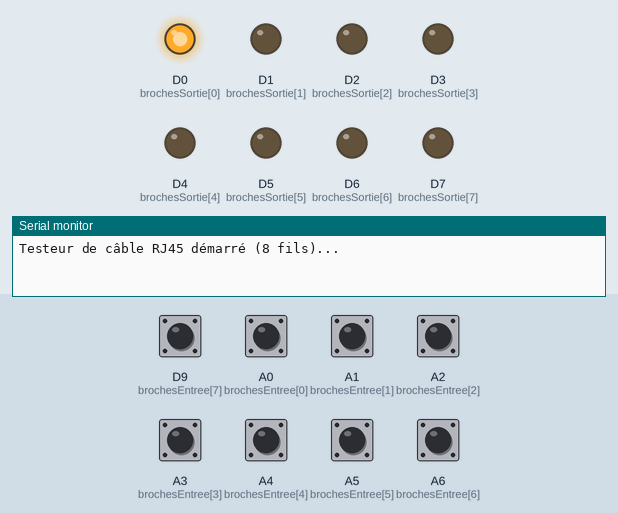
This program was run on a simulated Arduino MKR. Parts: output pins drawn as LEDs (lit = HIGH), the last lines printed to the serial monitor. The test bench sets the inputs (shaded band); at power-on: A0 (brochesEntree[0]), A1 (brochesEntree[1]), A2 (brochesEntree[2]), A3 (brochesEntree[3]), A4 (brochesEntree[4]), A5 (brochesEntree[5]), A6 (brochesEntree[6]), D9 (brochesEntree[7]) HIGH.

Above: at 0.05 s.
At 0.65 s:
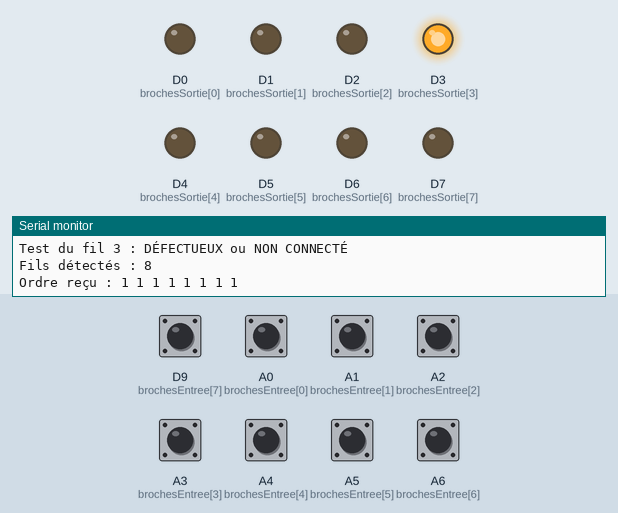
At 1.25 s:
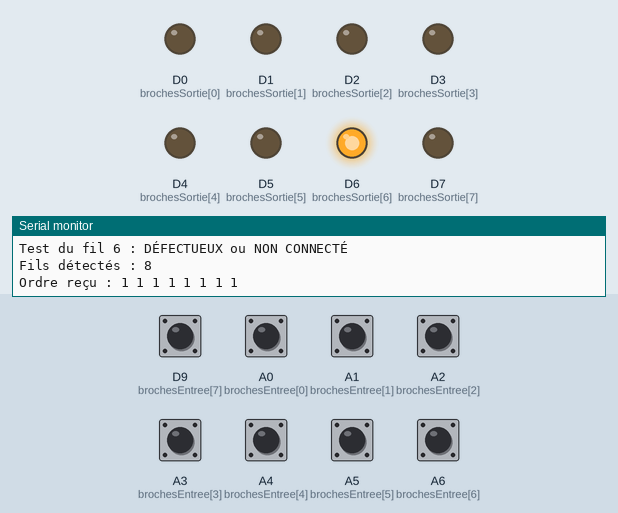
At 2.5 s:
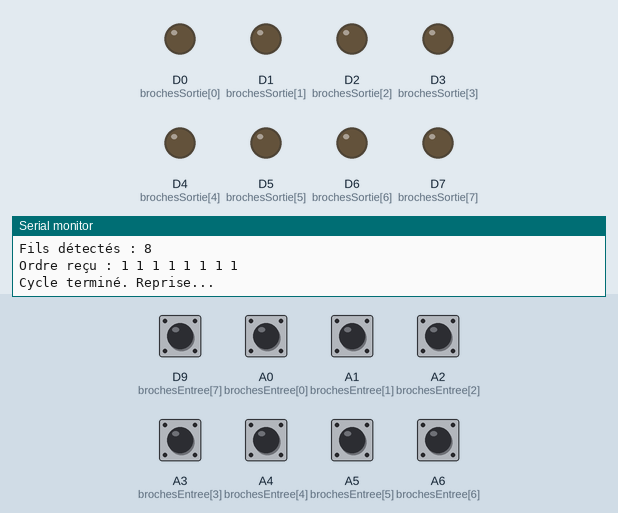
At 5.06 s:
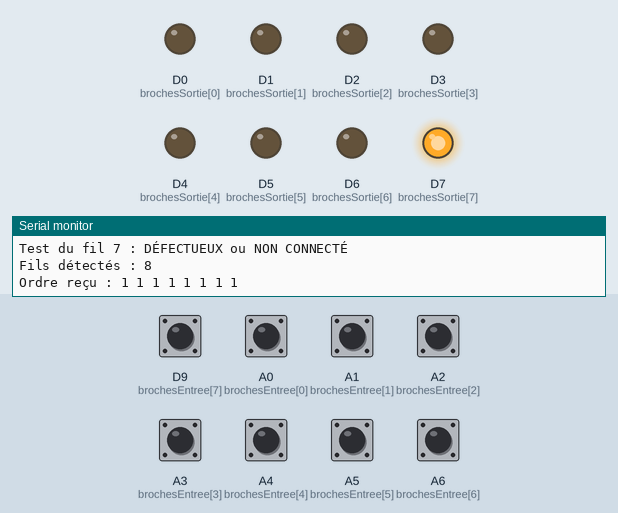
At 8.06 s:
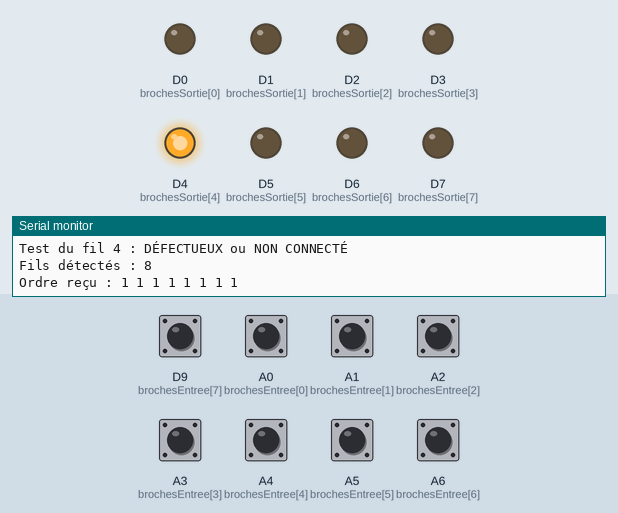
Timing chart, 0 to 8.4 s (numbered marks = the images above):
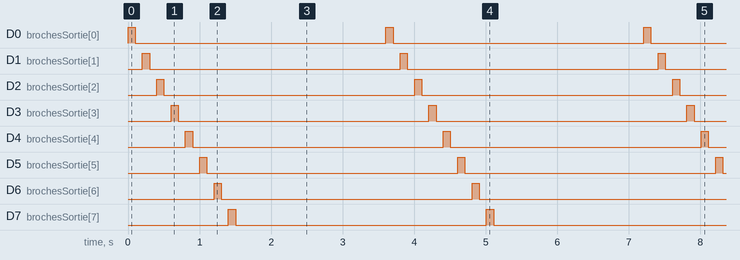

Measured:
- by itself, D0 (brochesSortie[0]), D1 (brochesSortie[1]), D2 (brochesSortie[2]), D3 (brochesSortie[3]), D4 (brochesSortie[4]), D5 (brochesSortie[5]), D6 (brochesSortie[6]), D7 (brochesSortie[7]): alternates HIGH for 0.10 s and LOW for 3.5 s
- by itself, everything shown: repeats every 3.6 s, in 9 steps

The program:

main.cpp
```cpp
/*
Titre:Titre du programme
Auteur:Alseny Bah
Date:04/03/2025
Description:Une description du programme
Version:0.0.1 */


// #include <Arduino.h>
//  // Broches de sortie pour l'émetteur
// int outputPins[] = {0, 1, 2, 3, 4, 5, 6, 7}; // D0 à D7

// void setup() {
//   Serial.begin(9600);
//   while (!Serial); // Attend que le moniteur série soit prêt
//   // Configure les broches comme sorties
//   for (int i = 0; i < 8; i++) {
//     pinMode(outputPins[i], OUTPUT);
//     digitalWrite(outputPins[i], LOW); // Initialise à LOW
//   }
//   Serial.println("Émetteur prêt. Début des tests...");
// }

// void loop() {
//   // Teste chaque fil en envoyant HIGH
//   for (int i = 0; i < 8; i++) {
//     digitalWrite(outputPins[i], HIGH);
//     Serial.print("Envoi HIGH sur fil ");
//     Serial.println(i + 1);
//     delay(1000); // Attend 1 seconde
//     digitalWrite(outputPins[i], LOW);
//     delay(500); // Pause entre les tests
//   }
//   Serial.println("Cycle terminé. Reprise...");
//   delay(2000); // Pause avant de recommencer
// }


//--------------------------------------------------------------------------------------------------------

// Ici vous avez le second code du microcontroleur MKR 1010 recepteur veuillez le commenté ou le décomenté pour seulement exécuté soit le code de l'émetteur ou du recepteur sur le bon microntroleur

// #include <Arduino.h>

// // Broches utilisées pour le récepteur

// int broches[] = {0, 1, 2, 3, 4, 5, 6, 7}; // D0 à D7 pour les 8 fils du RJ45
// int ordreRecu[8]; // Stocke l'ordre reçu

// void setup() {
//   Serial.begin(9600);
//   while (!Serial); // Attend que le moniteur série soit prêt

//   // Configure toutes les broches comme entrées avec pull-up
//   for (int i = 0; i < 8; i++) {
//     pinMode(broches[i], INPUT_PULLUP);
//   }

//   Serial.println("Mode Récepteur activé. En attente de signaux...");
// }

// void loop() {
//   bool signalDetecte = false;

//   // Vérifie chaque broche pour détecter un signal
//   for (int i = 0; i < 8; i++) {
//     if (digitalRead(broches[i]) == HIGH) {
//       ordreRecu[i] = 1;
//       signalDetecte = true;
//       Serial.print("Signal détecté sur broche ");
//       Serial.println(i + 1);
//       while (digitalRead(broches[i]) == HIGH); // Attend que le signal redescende
//     } else {
//       ordreRecu[i] = 0;
//     }
//   }

//   // Analyse les résultats si un signal a été détecté
//   if (signalDetecte) {
//     analyserCable();
//     delay(1000); // Pause avant le prochain cycle
//   }
// }

// void analyserCable() {
//   // Ordre attendu pour câble droit (T568B)
//   int ordreDroit[8] = {1, 2, 3, 4, 5, 6, 7, 8};
//   // Ordre attendu pour câble croisé (T568B vers T568A)
//   int ordreCroise[8] = {3, 6, 1, 4, 5, 2, 7, 8};

//   bool estDroit = true;
//   bool estCroise = true;
//   int filsDetectes = 0;

//   // Compte les fils détectés
//   for (int i = 0; i < 8; i++) {
//     if (ordreRecu[i] == 1) filsDetectes++;
//   }

//   // Vérifie si c'est un câble droit
//   for (int i = 0; i < 8; i++) {
//     if (ordreRecu[i] != (i == (ordreDroit[i] - 1) ? 1 : 0)) {
//       estDroit = false;
//     }
//   }

//   // Vérifie si c'est un câble croisé
//   for (int i = 0; i < 8; i++) {
//     if (ordreRecu[i] != (i == (ordreCroise[i] - 1) ? 1 : 0)) {
//       estCroise = false;
//     }
//   }

//   // Affiche le résultat
//   Serial.println("\nAnalyse du câble :");
//   if (estDroit && filsDetectes == 8) {
//     Serial.println("Câble DROIT détecté");
//   } else if (estCroise && filsDetectes == 8) {
//     Serial.println("Câble CROISÉ détecté");
//   } else {
//     Serial.println("Câble DÉFECTUEUX ou PARTIEL");
//     Serial.print("Nombre de fils détectés : ");
//     Serial.println(filsDetectes);
//     Serial.print("Ordre reçu : ");
//     for (int i = 0; i < 8; i++) {
//       Serial.print(ordreRecu[i]);
//       Serial.print(" ");
//     }
//     Serial.println();
//   }
// }


#include <Arduino.h>

// Classe pour gérer le testeur de câble RJ45
class CableRJ45Testeur {
private:
  // Broches de sortie pour les 8 fils (D0 à D7)
  int brochesSortie[8] = {0, 1, 2, 3, 4, 5, 6, 7};
  // Broches d'entrée pour les 8 fils (A0 à A6 + D9)
  int brochesEntree[8] = {A0, A1, A2, A3, A4, A5, A6, 9};
  int ordreRecu[8]; // Stocke l'ordre reçu

  // Méthode privée pour analyser le câble
  void analyserCable(int filTeste) {
    // Ordre attendu pour câble droit (T568B)
    int ordreDroit[8] = {0, 1, 2, 3, 4, 5, 6, 7}; // D0->A0, D1->A1, etc.
    // Ordre attendu pour câble croisé (T568B vers T568A)
    int ordreCroise[8] = {2, 5, 0, 3, 4, 1, 6, 7}; // D0->A2, D1->A5, etc.

    bool estDroit = true;
    bool estCroise = true;
    int filsDetectes = 0;

    // Compte les fils détectés
    for (int i = 0; i < 8; i++) {
      if (ordreRecu[i] == 1) filsDetectes++;
    }

    // Vérifie si le signal correspond à un câble droit
    if (filsDetectes != 1 || ordreRecu[ordreDroit[filTeste]] != 1) {
      estDroit = false;
    }

    // Vérifie si le signal correspond à un câble croisé
    if (filsDetectes != 1 || ordreRecu[ordreCroise[filTeste]] != 1) {
      estCroise = false;
    }

    // Affiche les résultats pour chaque fil testé
    Serial.print("Test du fil ");
    Serial.print(filTeste + 1);
    Serial.print(" : ");

    if (estDroit) {
      Serial.println("Connexion DROITE détectée");
    } else if (estCroise) {
      Serial.println("Connexion CROISÉE détectée");
    } else {
      Serial.println("DÉFECTUEUX ou NON CONNECTÉ");
      Serial.print("Fils détectés : ");
      Serial.println(filsDetectes);
      Serial.print("Ordre reçu : ");
      for (int i = 0; i < 8; i++) {
        Serial.print(ordreRecu[i]);
        Serial.print(" ");
      }
      Serial.println();
    }
  }

public:
  // Constructeur
  CableRJ45Testeur() {
    // Initialisation des broches
    for (int i = 0; i < 8; i++) {
      pinMode(brochesSortie[i], OUTPUT);
      digitalWrite(brochesSortie[i], LOW);
      pinMode(brochesEntree[i], INPUT_PULLUP);
    }
  }

  // Méthode pour initialiser le testeur
  void initialiser() {
    Serial.begin(9600);
    while (!Serial); // Attend que le moniteur série soit prêt
    Serial.println("Testeur de câble RJ45 démarré (8 fils)...");
  }

  // Méthode pour exécuter le test
  void tester() {
    // Teste chaque fil en envoyant HIGH
    for (int i = 0; i < 8; i++) {
      digitalWrite(brochesSortie[i], HIGH);
      delay(100); // Attend que le signal se stabilise

      // Vérifie les entrées
      for (int j = 0; j < 8; j++) {
        ordreRecu[j] = digitalRead(brochesEntree[j]) == HIGH ? 1 : 0;
      }

      digitalWrite(brochesSortie[i], LOW);
      analyserCable(i);
      delay(100); // Pause entre les tests
    }

    Serial.println("Cycle terminé. Reprise...");
    delay(2000); // Pause avant de recommencer
  }
};

// Instance globale du testeur
CableRJ45Testeur testeur;

void setup() {
  testeur.initialiser();
}

void loop() {
  testeur.tester();
}
```
